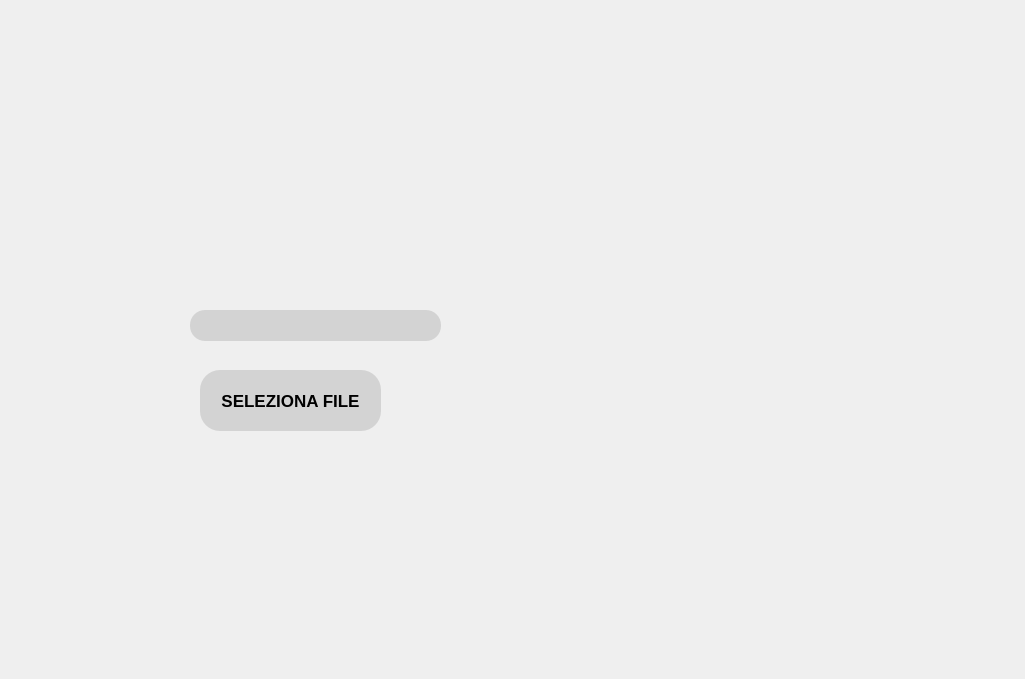
<?xml version="1.0" encoding="UTF-8"?>
<ui version="4.0">
 <class>Form</class>
 <widget class="QWidget" name="Form">
  <property name="geometry">
   <rect>
    <x>0</x>
    <y>0</y>
    <width>1025</width>
    <height>679</height>
   </rect>
  </property>
  <property name="minimumSize">
   <size>
    <width>1025</width>
    <height>679</height>
   </size>
  </property>
  <property name="maximumSize">
   <size>
    <width>1025</width>
    <height>679</height>
   </size>
  </property>
  <property name="windowTitle">
   <string>Gestione Diete</string>
  </property>
  <widget class="QLabel" name="label">
   <property name="geometry">
    <rect>
     <x>0</x>
     <y>0</y>
     <width>1025</width>
     <height>679</height>
    </rect>
   </property>
   <property name="text">
    <string/>
   </property>
   <property name="pixmap">
    <pixmap>GestioneDiete.jpg</pixmap>
   </property>
  </widget>
  <widget class="QPushButton" name="button_selezionaFile">
   <property name="geometry">
    <rect>
     <x>200</x>
     <y>370</y>
     <width>181</width>
     <height>61</height>
    </rect>
   </property>
   <property name="font">
    <font>
     <family>Arial</family>
     <pointsize>13</pointsize>
     <bold>true</bold>
    </font>
   </property>
   <property name="styleSheet">
    <string notr="true">background-color: lightgrey;
color: black;
border-radius:20px;</string>
   </property>
   <property name="text">
    <string>SELEZIONA FILE</string>
   </property>
  </widget>
  <widget class="QLineEdit" name="id">
   <property name="geometry">
    <rect>
     <x>190</x>
     <y>310</y>
     <width>251</width>
     <height>31</height>
    </rect>
   </property>
   <property name="styleSheet">
    <string notr="true">background-color: lightgrey;
color: black;
border-radius: 15px;</string>
   </property>
  </widget>
 </widget>
 <resources>
  <include location="GestioneDiete.qrc"/>
 </resources>
 <connections/>
</ui>
